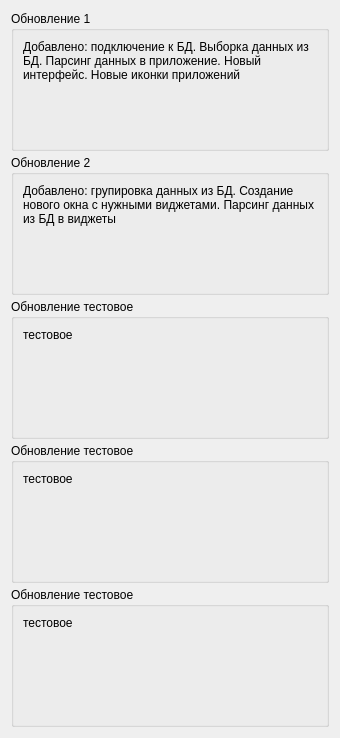
                         <widget class="QWidget" name="scrollAreaWidgetContents_2">
                          <property name="geometry">
                           <rect>
                            <x>0</x>
                            <y>0</y>
                            <width>340</width>
                            <height>734</height>
                           </rect>
                          </property>
                          <layout class="QVBoxLayout" name="verticalLayout_22">
                           <property name="spacing">
                            <number>4</number>
                           </property>
                           <property name="sizeConstraint">
                            <enum>QLayout::SetDefaultConstraint</enum>
                           </property>
                           <item>
                            <widget class="QGroupBox" name="groupBox">
                             <property name="sizePolicy">
                              <sizepolicy hsizetype="Minimum" vsizetype="Fixed">
                               <horstretch>0</horstretch>
                               <verstretch>0</verstretch>
                              </sizepolicy>
                             </property>
                             <property name="minimumSize">
                              <size>
                               <width>300</width>
                               <height>140</height>
                              </size>
                             </property>
                             <property name="title">
                              <string>Обновление 1</string>
                             </property>
                             <layout class="QVBoxLayout" name="verticalLayout_21">
                              <item>
                               <widget class="QLabel" name="label_2">
                                <property name="text">
                                 <string>Добавлено: подключение к БД. Выборка данных из БД. Парсинг данных в приложение. Новый интерфейс. Новые иконки приложений </string>
                                </property>
                                <property name="textFormat">
                                 <enum>Qt::RichText</enum>
                                </property>
                                <property name="alignment">
                                 <set>Qt::AlignLeading|Qt::AlignLeft|Qt::AlignTop</set>
                                </property>
                                <property name="wordWrap">
                                 <bool>true</bool>
                                </property>
                               </widget>
                              </item>
                             </layout>
                            </widget>
                           </item>
                           <item>
                            <widget class="QGroupBox" name="groupBox_5">
                             <property name="sizePolicy">
                              <sizepolicy hsizetype="Minimum" vsizetype="Fixed">
                               <horstretch>0</horstretch>
                               <verstretch>0</verstretch>
                              </sizepolicy>
                             </property>
                             <property name="minimumSize">
                              <size>
                               <width>300</width>
                               <height>140</height>
                              </size>
                             </property>
                             <property name="title">
                              <string>Обновление 2</string>
                             </property>
                             <layout class="QVBoxLayout" name="verticalLayout_27">
                              <item>
                               <widget class="QLabel" name="label_6">
                                <property name="text">
                                 <string>Добавлено: групировка данных из БД. Создание нового окна с нужными виджетами. Парсинг данных из БД в виджеты</string>
                                </property>
                                <property name="textFormat">
                                 <enum>Qt::RichText</enum>
                                </property>
                                <property name="alignment">
                                 <set>Qt::AlignLeading|Qt::AlignLeft|Qt::AlignTop</set>
                                </property>
                                <property name="wordWrap">
                                 <bool>true</bool>
                                </property>
                               </widget>
                              </item>
                             </layout>
                            </widget>
                           </item>
                           <item>
                            <widget class="QGroupBox" name="groupBox_6">
                             <property name="sizePolicy">
                              <sizepolicy hsizetype="Minimum" vsizetype="Fixed">
                               <horstretch>0</horstretch>
                               <verstretch>0</verstretch>
                              </sizepolicy>
                             </property>
                             <property name="minimumSize">
                              <size>
                               <width>300</width>
                               <height>140</height>
                              </size>
                             </property>
                             <property name="title">
                              <string>Обновление тестовое</string>
                             </property>
                             <layout class="QVBoxLayout" name="verticalLayout_28">
                              <item>
                               <widget class="QLabel" name="label_7">
                                <property name="text">
                                 <string>тестовое</string>
                                </property>
                                <property name="textFormat">
                                 <enum>Qt::RichText</enum>
                                </property>
                                <property name="alignment">
                                 <set>Qt::AlignLeading|Qt::AlignLeft|Qt::AlignTop</set>
                                </property>
                                <property name="wordWrap">
                                 <bool>true</bool>
                                </property>
                               </widget>
                              </item>
                             </layout>
                            </widget>
                           </item>
                           <item>
                            <widget class="QGroupBox" name="groupBox_7">
                             <property name="sizePolicy">
                              <sizepolicy hsizetype="Minimum" vsizetype="Fixed">
                               <horstretch>0</horstretch>
                               <verstretch>0</verstretch>
                              </sizepolicy>
                             </property>
                             <property name="minimumSize">
                              <size>
                               <width>300</width>
                               <height>140</height>
                              </size>
                             </property>
                             <property name="title">
                              <string>Обновление тестовое</string>
                             </property>
                             <layout class="QVBoxLayout" name="verticalLayout_30">
                              <item>
                               <widget class="QLabel" name="label_8">
                                <property name="text">
                                 <string>тестовое</string>
                                </property>
                                <property name="textFormat">
                                 <enum>Qt::RichText</enum>
                                </property>
                                <property name="alignment">
                                 <set>Qt::AlignLeading|Qt::AlignLeft|Qt::AlignTop</set>
                                </property>
                                <property name="wordWrap">
                                 <bool>true</bool>
                                </property>
                               </widget>
                              </item>
                             </layout>
                            </widget>
                           </item>
                           <item>
                            <widget class="QGroupBox" name="groupBox_8">
                             <property name="sizePolicy">
                              <sizepolicy hsizetype="Minimum" vsizetype="Fixed">
                               <horstretch>0</horstretch>
                               <verstretch>0</verstretch>
                              </sizepolicy>
                             </property>
                             <property name="minimumSize">
                              <size>
                               <width>300</width>
                               <height>140</height>
                              </size>
                             </property>
                             <property name="title">
                              <string>Обновление тестовое</string>
                             </property>
                             <layout class="QVBoxLayout" name="verticalLayout_31">
                              <item>
                               <widget class="QLabel" name="label_9">
                                <property name="text">
                                 <string>тестовое</string>
                                </property>
                                <property name="textFormat">
                                 <enum>Qt::RichText</enum>
                                </property>
                                <property name="alignment">
                                 <set>Qt::AlignLeading|Qt::AlignLeft|Qt::AlignTop</set>
                                </property>
                                <property name="wordWrap">
                                 <bool>true</bool>
                                </property>
                               </widget>
                              </item>
                             </layout>
                            </widget>
                           </item>
                          </layout>
                         </widget>
